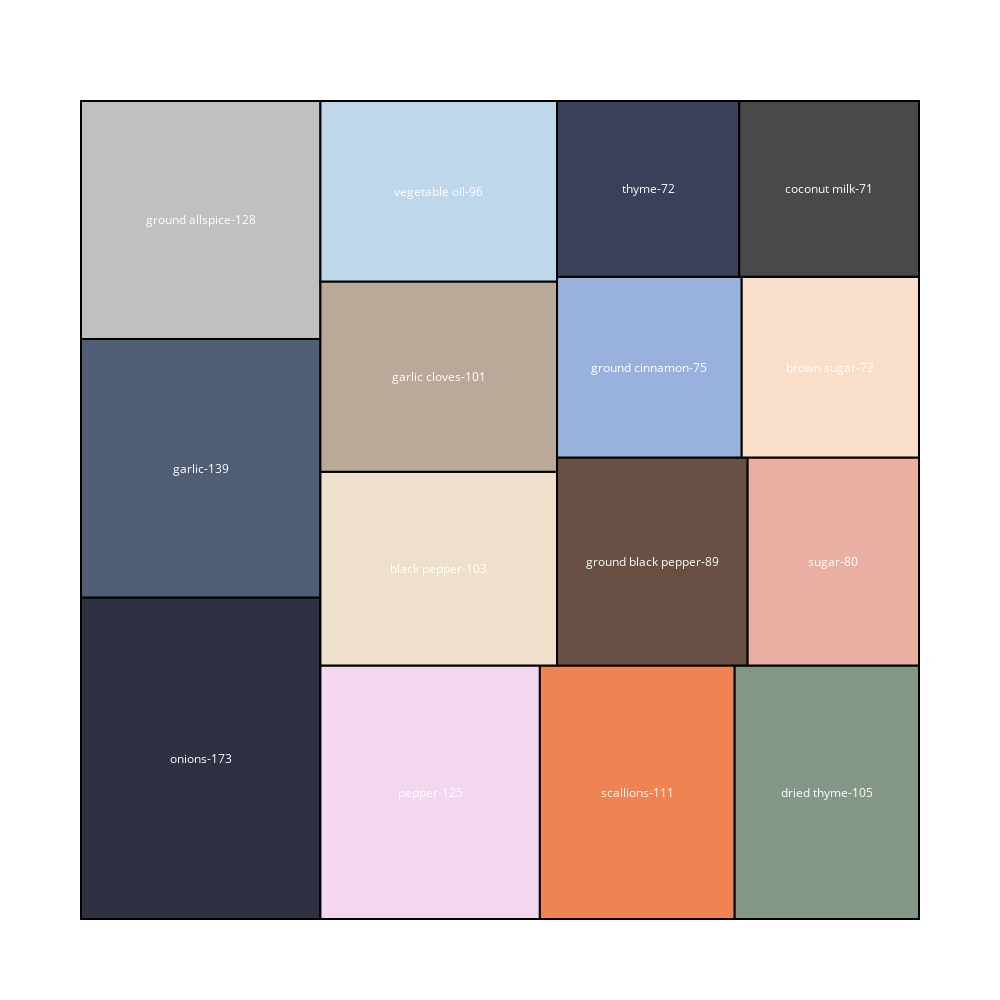

Write notebook code for a chart like this one.
### Code cell
values= ordered_df
type_list = ordered_df.index
import squarify

x = 0.
y = 0.
width = 50.
height = 50.


normed = squarify.normalize_sizes(values, width, height)
rects = squarify.squarify(normed, x, y, width, height)

# Choose colors from http://colorbrewer2.org/ under "Export"
color_brewer = ['#2D3142','#4F5D75','#BFC0C0','#F2D7EE','#EF8354','#839788','#EEE0CB','#BAA898','#BFD7EA','#685044','#E9AFA3','#99B2DD','#F9DEC9','#3A405A','#494949','#FF5D73','#7C7A7A','#CF5C36','#EFC88B']
shapes = []
annotations = []
counter = 0

for r in rects:
    shapes.append( 
        dict(
            type = 'rect', 
            x0 = r['x'], 
            y0 = r['y'], 
            x1 = r['x']+r['dx'], 
            y1 = r['y']+r['dy'],
            line = dict( width = 2 ),
            fillcolor = color_brewer[counter]
        ) 
    )
    annotations.append(
        dict(
            x = r['x']+(r['dx']/2),
            y = r['y']+(r['dy']/2),
            text = "{}-{}".format(type_list[counter], values[counter]),
            showarrow = False
        )
    )
    counter = counter + 1
    if counter >= len(color_brewer):
        counter = 0

# For hover text
trace0 = go.Scatter(
    x = [ r['x']+(r['dx']/2) for r in rects ], 
    y = [ r['y']+(r['dy']/2) for r in rects ],
    text = [ str(v) for v in values ], 
    mode = 'text',
)
        
layout = dict(
    height=1000, 
    width=1000,
    xaxis=dict(showgrid=False,zeroline=False),
    yaxis=dict(showgrid=False,zeroline=False),
    shapes=shapes,
    annotations=annotations,
    hovermode='closest',
    font=dict(color="#FFFFFF")
)

# With hovertext
figure = dict(data=[trace0], layout=layout)
iplot(figure, filename='squarify-treemap')

### Figure 1 — Plotly figure (JSON) as saved in the notebook; plotly's stock layout.template omitted (floating-point values rounded to 4 significant figures)
{"data": [{"mode": "text", "text": ["173", "139", "128", "125", "111", "105", "103", "101", "96", "89", "80", "75", "72", "72", "71"], "type": "scatter", "uid": "d9d47721-2a5b-4596-b446-fb61f7f9c1f2", "x": [7.143, 7.143, 7.143, 20.83, 33.19, 44.5, 21.34, 21.34, 21.34, 34.09, 44.89, 33.91, 44.71, 33.84, 44.64], "y": [9.83, 27.56, 42.73, 7.75, 7.75, 7.75, 21.42, 33.15, 44.48, 21.85, 21.85, 33.73, 33.73, 44.63, 44.63]}], "layout": {"annotations": [{"showarrow": false, "text": "onions-173", "x": 7.143, "y": 9.83}, {"showarrow": false, "text": "garlic-139", "x": 7.143, "y": 27.56}, {"showarrow": false, "text": "ground allspice-128", "x": 7.143, "y": 42.73}, {"showarrow": false, "text": "pepper-125", "x": 20.83, "y": 7.75}, {"showarrow": false, "text": "scallions-111", "x": 33.19, "y": 7.75}, {"showarrow": false, "text": "dried thyme-105", "x": 44.5, "y": 7.75}, {"showarrow": false, "text": "black pepper-103", "x": 21.34, "y": 21.42}, {"showarrow": false, "text": "garlic cloves-101", "x": 21.34, "y": 33.15}, {"showarrow": false, "text": "vegetable oil-96", "x": 21.34, "y": 44.48}, {"showarrow": false, "text": "ground black pepper-89", "x": 34.09, "y": 21.85}, {"showarrow": false, "text": "sugar-80", "x": 44.89, "y": 21.85}, {"showarrow": false, "text": "ground cinnamon-75", "x": 33.91, "y": 33.73}, {"showarrow": false, "text": "brown sugar-72", "x": 44.71, "y": 33.73}, {"showarrow": false, "text": "thyme-72", "x": 33.84, "y": 44.63}, {"showarrow": false, "text": "coconut milk-71", "x": 44.64, "y": 44.63}], "font": {"color": "#FFFFFF"}, "height": 1000, "hovermode": "closest", "shapes": [{"fillcolor": "#2D3142", "line": {"width": 2}, "type": "rect", "x0": 0, "x1": 14.29, "y0": 0, "y1": 19.66}, {"fillcolor": "#4F5D75", "line": {"width": 2}, "type": "rect", "x0": 0, "x1": 14.29, "y0": 19.66, "y1": 35.45}, {"fillcolor": "#BFC0C0", "line": {"width": 2}, "type": "rect", "x0": 0, "x1": 14.29, "y0": 35.45, "y1": 50}, {"fillcolor": "#F2D7EE", "line": {"width": 2}, "type": "rect", "x0": 14.29, "x1": 27.38, "y0": 0, "y1": 15.5}, {"fillcolor": "#EF8354", "line": {"width": 2}, "type": "rect", "x0": 27.38, "x1": 39.0, "y0": 0, "y1": 15.5}, {"fillcolor": "#839788", "line": {"width": 2}, "type": "rect", "x0": 39.0, "x1": 50.0, "y0": 0, "y1": 15.5}, {"fillcolor": "#EEE0CB", "line": {"width": 2}, "type": "rect", "x0": 14.29, "x1": 28.4, "y0": 15.5, "y1": 27.34}, {"fillcolor": "#BAA898", "line": {"width": 2}, "type": "rect", "x0": 14.29, "x1": 28.4, "y0": 27.34, "y1": 38.96}, {"fillcolor": "#BFD7EA", "line": {"width": 2}, "type": "rect", "x0": 14.29, "x1": 28.4, "y0": 38.96, "y1": 50}, {"fillcolor": "#685044", "line": {"width": 2}, "type": "rect", "x0": 28.4, "x1": 39.78, "y0": 15.5, "y1": 28.2}, {"fillcolor": "#E9AFA3", "line": {"width": 2}, "type": "rect", "x0": 39.78, "x1": 50.0, "y0": 15.5, "y1": 28.2}, {"fillcolor": "#99B2DD", "line": {"width": 2}, "type": "rect", "x0": 28.4, "x1": 39.42, "y0": 28.2, "y1": 39.25}, {"fillcolor": "#F9DEC9", "line": {"width": 2}, "type": "rect", "x0": 39.42, "x1": 50.0, "y0": 28.2, "y1": 39.25}, {"fillcolor": "#3A405A", "line": {"width": 2}, "type": "rect", "x0": 28.4, "x1": 39.28, "y0": 39.25, "y1": 50}, {"fillcolor": "#494949", "line": {"width": 2}, "type": "rect", "x0": 39.28, "x1": 50, "y0": 39.25, "y1": 50.0}], "width": 1000, "xaxis": {"showgrid": false, "zeroline": false}, "yaxis": {"showgrid": false, "zeroline": false}}}
